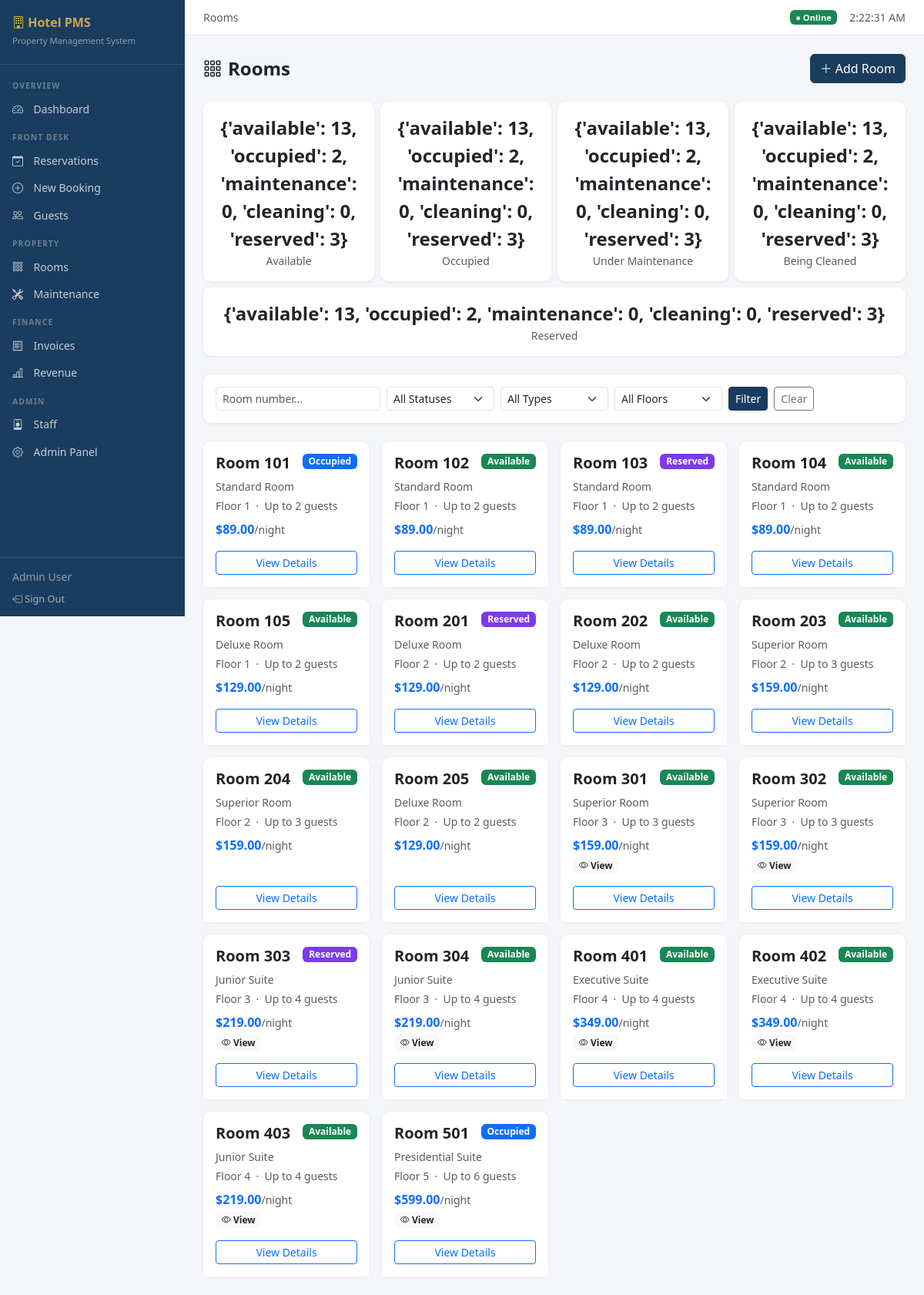
The app's page /rooms/ (signed in) with its own data.
### rooms/models.py (models this page shows, shortened)
class Room(models.Model):
    STATUS_CHOICES = [
        ('available', 'Available'),
        ('occupied', 'Occupied'),
        ('maintenance', 'Under Maintenance'),
        ('cleaning', 'Being Cleaned'),
        ('reserved', 'Reserved'),
    ]
    FLOOR_CHOICES = [(i, f'Floor {i}') for i in range(1, 21)]
    number = models.CharField(max_length=10, unique=True)
    room_type = models.ForeignKey(RoomType, on_delete=models.PROTECT, related_name='rooms')
    floor = models.PositiveIntegerField(choices=FLOOR_CHOICES, default=1)
    status = models.CharField(max_length=20, choices=STATUS_CHOICES, default='available')
    notes = models.TextField(blank=True)
    is_smoking = models.BooleanField(default=False)
    has_view = models.BooleanField(default=False)
    price_override = models.DecimalField(
        max_digits=10, decimal_places=2, null=True, blank=True,
        help_text="Override base price for this specific room"
    )
    last_cleaned = models.DateTimeField(null=True, blank=True)
    created_at = models.DateTimeField(auto_now_add=True)
    updated_at = models.DateTimeField(auto_now=True)
    class Meta:
        ordering = ['number']
    @property
    def current_price(self):
        return self.price_override if self.price_override else self.room_type.base_price

class RoomType(models.Model):
    name = models.CharField(max_length=100)
    description = models.TextField(blank=True)
    base_price = models.DecimalField(max_digits=10, decimal_places=2)
    capacity = models.PositiveIntegerField(default=2)
    amenities = models.TextField(blank=True, help_text="Comma-separated list of amenities")

### rooms/views.py (the view)
# urls.py: path('', views.room_list, name='room_list'),
@login_required
def room_list(request):
    rooms = Room.objects.select_related('room_type').all()
    status_filter = request.GET.get('status', '')
    floor_filter = request.GET.get('floor', '')
    type_filter = request.GET.get('type', '')
    search = request.GET.get('search', '')
    if status_filter:
        rooms = rooms.filter(status=status_filter)
    if floor_filter:
        rooms = rooms.filter(floor=floor_filter)
    if type_filter:
        rooms = rooms.filter(room_type_id=type_filter)
    if search:
        rooms = rooms.filter(number__icontains=search)
    room_types = RoomType.objects.all()
    floors = range(1, 21)
    status_counts = {s[0]: Room.objects.filter(status=s[0]).count() for s in Room.STATUS_CHOICES}
    context = {
        'rooms': rooms,
        'room_types': room_types,
        'floors': floors,
        'status_choices': Room.STATUS_CHOICES,
        'status_counts': status_counts,
        'current_filters': {
            'status': status_filter,
            'floor': floor_filter,
            'type': type_filter,
            'search': search,
        }
    }
    return render(request, 'rooms/room_list.html', context)

### templates/rooms/room_list.html (shortened to what this page needs)
{% extends "base.html" %}
{% block breadcrumb %}Rooms{% endblock %}
{% block content %}
<div class="d-flex justify-content-between align-items-center mb-4">
    <h4 class="fw-bold mb-0"><i class="bi bi-grid-3x3-gap me-2"></i>Rooms</h4>
    <a href="{% url 'room_create' %}" class="btn btn-primary"><i class="bi bi-plus-lg me-1"></i>Add Room</a>
</div>
<div class="row g-2 mb-4">
    {% for key, label in status_choices %}
    <div class="col">
        <a href="?status={{ key }}" class="text-decoration-none">
            <div class="card text-center p-3 {% if current_filters.status == key %}border-primary{% endif %}">
                <div class="fw-bold fs-4">{{ status_counts|default_if_none:"0" }}</div>
                <small class="text-muted">{{ label }}</small>
            </div>
        </a>
    </div>
    {% endfor %}
</div>
<div class="card mb-4">
    <div class="card-body py-3">
        <form method="get" class="row g-2 align-items-end">
            <div class="col-md-3">
                <input type="text" name="search" class="form-control form-control-sm" placeholder="Room number..." value="{{ current_filters.search }}">
            </div>
            <div class="col-md-2">
                <select name="status" class="form-select form-select-sm">
                    <option value="">All Statuses</option>
                </select>
            </div>
            <div class="col-md-2">
                <select name="type" class="form-select form-select-sm">
                    <option value="">All Types</option>
                </select>
            </div>
            <div class="col-md-2">
                <select name="floor" class="form-select form-select-sm">
                    <option value="">All Floors</option>
                </select>
            </div>
            <div class="col-md-3">
                <button type="submit" class="btn btn-sm btn-primary me-1">Filter</button>
                <a href="{% url 'room_list' %}" class="btn btn-sm btn-outline-secondary">Clear</a>
            </div>
        </form>
    </div>
</div>
<div class="row g-3">
    {% for room in rooms %}
    <div class="col-sm-6 col-md-4 col-xl-3">
        <div class="card h-100">
            <div class="card-body">
                <div class="d-flex justify-content-between align-items-start mb-2">
                    <h5 class="fw-bold mb-0">Room {{ room.number }}</h5>
                    {% if room.status == 'available' %}<span class="badge bg-success">Available</span>
                    {% elif room.status == 'occupied' %}<span class="badge bg-primary">Occupied</span>
                    {% elif room.status == 'maintenance' %}<span class="badge bg-danger">Maintenance</span>
                    {% elif room.status == 'cleaning' %}<span class="badge bg-warning text-dark">Cleaning</span>
                    {% elif room.status == 'reserved' %}<span class="badge bg-purple" style="background:#7c3aed!important;">Reserved</span>
                    {% endif %}
                </div>
                <div class="text-muted small mb-1">{{ room.room_type.name }}</div>
                <div class="text-muted small">Floor {{ room.floor }} &nbsp;·&nbsp; Up to {{ room.room_type.capacity }} guests</div>
                <div class="mt-2 fw-semibold text-primary">${{ room.current_price }}<small class="text-muted fw-normal">/night</small></div>
                {% if room.has_view %}<span class="badge bg-light text-dark mt-1"><i class="bi bi-eye"></i> View</span>{% endif %}
            </div>
            <div class="card-footer bg-white border-top-0 pt-0 pb-3 px-3">
                <a href="{% url 'room_detail' room.pk %}" class="btn btn-sm btn-outline-primary w-100">View Details</a>
            </div>
        </div>
    </div>
    {% empty %}
    <div class="col-12 text-center py-5 text-muted">
        <i class="bi bi-grid fs-1 d-block mb-2"></i>No rooms found.
    </div>
    {% endfor %}
</div>
{% endblock %}

### templates/base.html (shortened to what this page needs)
<!DOCTYPE html>
<html lang="en">
<head>
    <link href="https://cdn.jsdelivr.net/npm/bootstrap@5.3.0/dist/css/bootstrap.min.css" rel="stylesheet">
    <link href="https://cdn.jsdelivr.net/npm/bootstrap-icons@1.11.0/font/bootstrap-icons.css" rel="stylesheet">
</head>
<body>
{% if user.is_authenticated %}
<div class="sidebar">
    <div class="sidebar-brand">
        <h5><i class="bi bi-building"></i> Hotel PMS</h5>
        <small>Property Management System</small>
    </div>
    <nav class="sidebar-nav">
        <div class="nav-section-label">Overview</div>
        <a href="{% url 'dashboard' %}" class="nav-link {% if request.resolver_match.url_name == 'dashboard' %}active{% endif %}"><i class="bi bi-speedometer2"></i> Dashboard</a>
        <div class="nav-section-label">Front Desk</div>
        <a href="{% url 'reservation_list' %}" class="nav-link"><i class="bi bi-calendar-check"></i> Reservations</a>
        <a href="{% url 'reservation_create' %}" class="nav-link"><i class="bi bi-plus-circle"></i> New Booking</a>
        <a href="{% url 'guest_list' %}" class="nav-link"><i class="bi bi-people"></i> Guests</a>
        <div class="nav-section-label">Property</div>
        <a href="{% url 'room_list' %}" class="nav-link"><i class="bi bi-grid-3x3-gap"></i> Rooms</a>
        <a href="{% url 'maintenance_list' %}" class="nav-link"><i class="bi bi-tools"></i> Maintenance</a>
        <div class="nav-section-label">Finance</div>
        <a href="{% url 'invoice_list' %}" class="nav-link"><i class="bi bi-receipt"></i> Invoices</a>
        <a href="{% url 'revenue_report' %}" class="nav-link"><i class="bi bi-bar-chart-line"></i> Revenue</a>
        <div class="nav-section-label">Admin</div>
        <a href="{% url 'staff_list' %}" class="nav-link"><i class="bi bi-person-badge"></i> Staff</a>
        <a href="/admin/" class="nav-link"><i class="bi bi-gear"></i> Admin Panel</a>
    </nav>
    <div class="sidebar-footer">
        <div class="mb-1"><small class="text-white-50">{{ user.get_full_name|default:user.username }}</small></div>
        <a href="{% url 'staff_logout' %}"><i class="bi bi-box-arrow-left"></i> Sign Out</a>
    </div>
</div>
{% endif %}
<div class="{% if user.is_authenticated %}main-content{% endif %}">
    {% if user.is_authenticated %}
    <div class="topbar">
        <small class="text-muted">{% block breadcrumb %}{% endblock %}</small>
        <div class="d-flex align-items-center gap-3">
            <span class="badge bg-success" style="font-size:0.7rem;">● Online</span>
            <small class="text-muted" id="clock"></small>
        </div>
    </div>
    {% endif %}
    <div class="{% if user.is_authenticated %}page-content{% endif %}">
        {% block content %}{% endblock %}
    </div>
</div>
</body>
</html>

### templates/base.html (style rules this page uses)
:root { --sidebar-width: 240px; --primary: #1a3c5e; --accent: #c9a84c; }
body { background: #f4f6f9; font-family: 'Segoe UI', sans-serif; }
.sidebar { width: var(--sidebar-width); min-height: 100vh; background: var(--primary); position: fixed; top: 0; left: 0; z-index: 100; display: flex; flex-direction: column; }
.sidebar-brand { padding: 1.25rem 1rem; border-bottom: 1px solid rgba(255,255,255,0.1); }
.sidebar-brand h5 { color: var(--accent); font-weight: 700; margin: 0; font-size: 1rem; }
.sidebar-brand small { color: rgba(255,255,255,0.5); font-size: 0.7rem; }
.sidebar-nav { flex: 1; padding: 0.5rem 0; }
.nav-section-label { color: rgba(255,255,255,0.35); font-size: 0.65rem; font-weight: 600; letter-spacing: 1px; text-transform: uppercase; padding: 0.75rem 1rem 0.25rem; }
.sidebar .nav-link { color: rgba(255,255,255,0.75); padding: 0.45rem 1rem; display: flex; align-items: center; gap: 0.6rem; font-size: 0.875rem; transition: all 0.15s; }
.sidebar .nav-link i { width: 18px; }
.main-content { margin-left: var(--sidebar-width); min-height: 100vh; }
.topbar { background: #fff; border-bottom: 1px solid #e5e9f0; padding: 0.75rem 1.5rem; display: flex; align-items: center; justify-content: space-between; }
.page-content { padding: 1.5rem; }
.card { border: none; box-shadow: 0 1px 4px rgba(0,0,0,0.07); border-radius: 10px; }
.btn-primary { background: var(--primary); border-color: var(--primary); }
.sidebar-footer { padding: 0.75rem 1rem; border-top: 1px solid rgba(255,255,255,0.1); }
.sidebar-footer a { color: rgba(255,255,255,0.6); font-size: 0.8rem; text-decoration: none; }

### records on screen
Room: number "101", status "Occupied", room_type.name "Standard Room", floor "1", room_type.capacity "2", current_price "89.00"
Room: number "102", status "Available", room_type.name "Standard Room", floor "1", room_type.capacity "2", current_price "89.00"
Room: number "103", status "Reserved", room_type.name "Standard Room", floor "1", room_type.capacity "2", current_price "89.00"
Room: number "104", status "Available", room_type.name "Standard Room", floor "1", room_type.capacity "2", current_price "89.00"
Room: number "105", status "Available", room_type.name "Deluxe Room", floor "1", room_type.capacity "2", current_price "129.00"
Room: number "201", status "Reserved", room_type.name "Deluxe Room", floor "2", room_type.capacity "2", current_price "129.00"
Room: number "202", status "Available", room_type.name "Deluxe Room", floor "2", room_type.capacity "2", current_price "129.00"
Room: number "203", status "Available", room_type.name "Superior Room", floor "2", room_type.capacity "3", current_price "159.00"
Room: number "204", status "Available", room_type.name "Superior Room", floor "2", room_type.capacity "3", current_price "159.00"
Room: number "205", status "Available", room_type.name "Deluxe Room", floor "2", room_type.capacity "2", current_price "129.00"
Room: number "301", status "Available", room_type.name "Superior Room", floor "3", room_type.capacity "3", current_price "159.00", has_view True (drawn)
Room: number "302", status "Available", room_type.name "Superior Room", floor "3", room_type.capacity "3", current_price "159.00", has_view True (drawn)
Room: number "303", status "Reserved", room_type.name "Junior Suite", floor "3", room_type.capacity "4", current_price "219.00", has_view True (drawn)
Room: number "304", status "Available", room_type.name "Junior Suite", floor "3", room_type.capacity "4", current_price "219.00", has_view True (drawn)
Room: number "401", status "Available", room_type.name "Executive Suite", floor "4", room_type.capacity "4", current_price "349.00", has_view True (drawn)
Room: number "402", status "Available", room_type.name "Executive Suite", floor "4", room_type.capacity "4", current_price "349.00", has_view True (drawn)
Room: number "403", status "Available", room_type.name "Junior Suite", floor "4", room_type.capacity "4", current_price "219.00", has_view True (drawn)
Room: number "501", status "Occupied", room_type.name "Presidential Suite", floor "5", room_type.capacity "6", current_price "599.00", has_view True (drawn)

### other values on screen
{{ user.get_full_name|default:user.username }} "Admin User"
{{ status_counts|default_if_none:"0" }} "{'available': 13, 'occupied': 2, 'maintenance': 0, 'cleaning': 0, 'reserved': 3}" "{'available': 13, 'occupied': 2, 'maintenance': 0, 'cleaning': 0, 'reserved': 3}" "{'available': 13, 'occupied': 2, 'maintenance': 0, 'cleaning': 0, 'reserved': 3}" "{'available': 13, 'occupied': 2, 'maintenance': 0, 'cleaning': 0, 'reserved': 3}" "{'available': 13, 'occupied': 2, 'maintenance': 0, 'cleaning': 0, 'reserved': 3}"
{{ label }} "Available" "Occupied" "Under Maintenance" "Being Cleaned" "Reserved"
